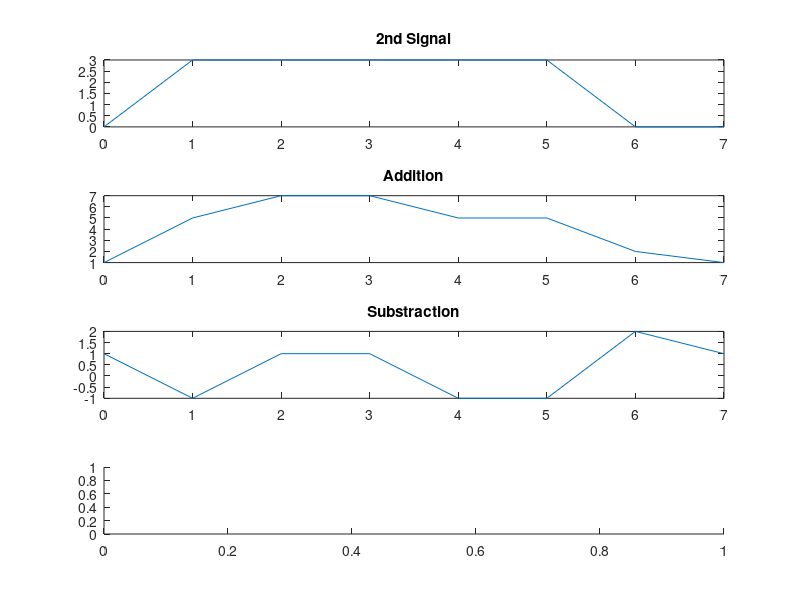

The MATLAB script that drew this image:
clear all;
clc;
t=0:1:7;
x=[1 2 4 4 2 2 2 1];
plot(t,x)
title('1st Signal')
subplot(4,1,1);

x1=[0 3 3 3 3 3 0 0];
plot(t,x1)
title('2nd Signal')
subplot(4,1,2);

x2=x+x1;
plot(t,x2)
title('Addition')
subplot(4,1,3);


x2=x-x1;
plot(t,x2)
title('Substraction')
subplot(4,1,4);










